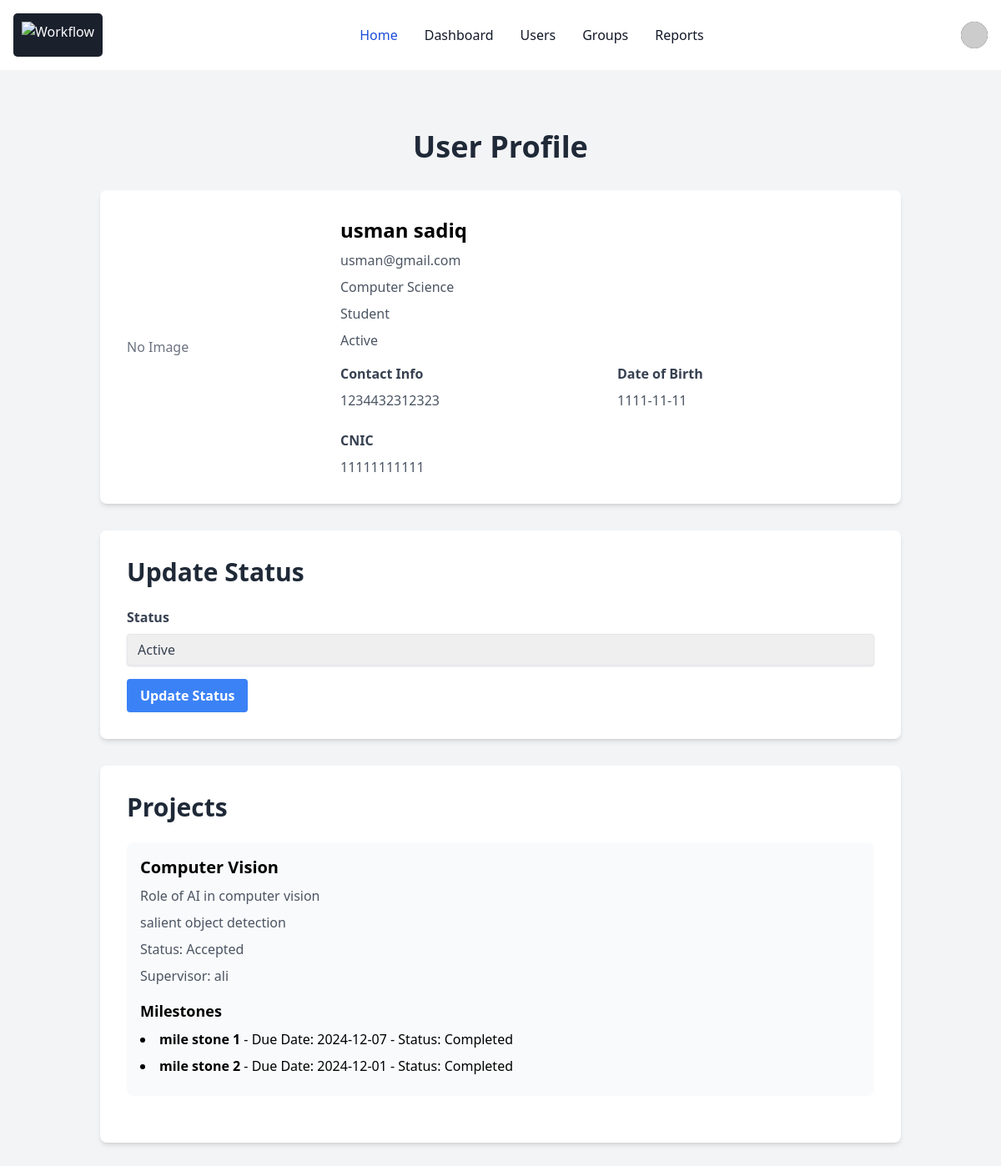
The app's page /pages/admin/profile.php?user_id=2 (signed in) with its own data.
### tables this page shows
CREATE TABLE `users` (
  `UserID` int(11) NOT NULL,
  `Username` varchar(50) NOT NULL,
  `Email` varchar(100) NOT NULL,
  `PasswordHash` varchar(255) NOT NULL,
  `StudentID` varchar(20) DEFAULT NULL,
  `DepartmentID` int(11) DEFAULT NULL,
  `RoleID` int(11) DEFAULT NULL,
  `StatusID` int(11) DEFAULT NULL,
  `CreatedAt` timestamp NOT NULL DEFAULT current_timestamp(),
  `UpdatedAt` timestamp NOT NULL DEFAULT current_timestamp() ON UPDATE current_timestamp(),
  `GroupCount` int(11) DEFAULT 0
);

CREATE TABLE `profile` (
  `ProfileID` int(11) NOT NULL,
  `UserID` int(11) NOT NULL,
  `FirstName` varchar(100) DEFAULT NULL,
  `LastName` varchar(100) DEFAULT NULL,
  `ContactInfo` varchar(100) DEFAULT NULL,
  `DOB` date DEFAULT NULL,
  `CNIC` varchar(20) DEFAULT NULL,
  `ProfileImage` varchar(255) DEFAULT 'https://via.placeholder.com/250',
  `gender` varchar(10) DEFAULT NULL
);

CREATE TABLE `departments` (
  `DepartmentID` int(11) NOT NULL,
  `DepartmentName` varchar(255) NOT NULL
);

CREATE TABLE `roles` (
  `RoleID` int(11) NOT NULL,
  `RoleName` varchar(50) NOT NULL
);

CREATE TABLE `userstatus` (
  `StatusID` int(11) NOT NULL,
  `StatusName` varchar(50) NOT NULL
);

CREATE TABLE `projects` (
  `ProjectID` int(11) NOT NULL,
  `Title` varchar(255) NOT NULL,
  `Description` text DEFAULT NULL,
  `Objectives` text DEFAULT NULL,
  `SupervisorID` int(11) DEFAULT NULL,
  `StudentID` int(11) DEFAULT NULL,
  `Status` varchar(50) DEFAULT NULL,
  `CreatedAt` timestamp NOT NULL DEFAULT current_timestamp(),
  `UpdatedAt` timestamp NOT NULL DEFAULT current_timestamp() ON UPDATE current_timestamp(),
  `GroupID` int(11) DEFAULT NULL
);

CREATE TABLE `milestones` (
  `MilestoneID` int(11) NOT NULL,
  `ProjectID` int(11) DEFAULT NULL,
  `MilestoneTitle` varchar(50) DEFAULT NULL,
  `DueDate` date DEFAULT NULL,
  `Status` varchar(50) DEFAULT NULL,
  `CreatedAt` timestamp NOT NULL DEFAULT current_timestamp(),
  `UpdatedAt` timestamp NOT NULL DEFAULT current_timestamp() ON UPDATE current_timestamp(),
  `Description` text DEFAULT NULL,
  `MaxMarks` int(11) DEFAULT 0
);

### pages/admin/profile.php (the view, shortened to what this page needs)
<?php
include '../../includes/header.php';
require '../../config/db.php';
$user_id = $_GET['user_id'];
$query = "SELECT Users.*, Departments.DepartmentName, UserStatus.StatusName, Roles.RoleName, Profile.FirstName, Profile.LastName, Profile.ContactInfo, Profile.DOB, Profile.CNIC, Profile.ProfileImage
          FROM Users
          JOIN Departments ON Users.DepartmentID = Departments.DepartmentID
          JOIN UserStatus ON Users.StatusID = UserStatus.StatusID
          JOIN Roles ON Users.RoleID = Roles.RoleID
          LEFT JOIN Profile ON Users.UserID = Profile.UserID
          WHERE Users.UserID = :user_id";
$stmt = $pdo->prepare($query);
$stmt->execute([":user_id" => $user_id]);
$user = $stmt->fetch(PDO::FETCH_ASSOC);
$projectsQuery = "SELECT Projects.ProjectID, Projects.Title, Projects.Description, Projects.Objectives, Projects.Status, Projects.SupervisorID, Users.Username AS SupervisorName
                  FROM Projects
                  JOIN Users ON Projects.SupervisorID = Users.UserID
                  WHERE Projects.StudentID = :user_id";
$projectsStmt = $pdo->prepare($projectsQuery);
$projectsStmt->execute([":user_id" => $user_id]);
$projects = $projectsStmt->fetchAll(PDO::FETCH_ASSOC);
foreach ($projects as &$project) {
    $milestonesQuery = "SELECT MilestoneID, MilestoneTitle, DueDate, Status
                        FROM Milestones
                        WHERE ProjectID = :project_id";
    $milestonesStmt = $pdo->prepare($milestonesQuery);
    $milestonesStmt->execute([":project_id" => $project['ProjectID']]);
    $project['Milestones'] = $milestonesStmt->fetchAll(PDO::FETCH_ASSOC);
}
?>
<!DOCTYPE html>
<html lang="en">
<head>
    <script src="https://cdn.tailwindcss.com"></script>
</head>
<body class="bg-gray-100">
    <div class="min-h-screen flex flex-col">
        <main class="flex-grow">
            <div class="container mx-auto p-8">
                <h1 class="text-4xl font-bold mb-8 text-center text-gray-800">User Profile</h1>
                <div class="bg-white p-8 rounded-lg shadow-md mb-8 flex flex-col md:flex-row items-center">
                    <div class="md:w-1/4 text-center md:text-left">
                        <?php
                        $profileImagePath = !empty($user['ProfileImage']) ?  '../../uploads/' . $user['ProfileImage'] : '';
                        if (!empty($profileImagePath) && file_exists($profileImagePath)) { ?>
                            <img src="<?php echo htmlspecialchars($profileImagePath); ?>" alt="Profile Image" class="w-32 h-32 rounded-full mb-4 md:mb-0">
                        <?php } else { ?>
                            <span class="text-gray-500">No Image</span>
                        <?php } ?>
                    </div>
                    <div class="md:w-3/4 pl-0 md:pl-8">
                        <h2 class="text-2xl font-bold mb-2"><?php echo htmlspecialchars($user['FirstName'] . ' ' . $user['LastName']); ?></h2>
                        <p class="text-gray-600 mb-2"><?php echo htmlspecialchars($user['Email']); ?></p>
                        <p class="text-gray-600 mb-2"><?php echo htmlspecialchars($user['DepartmentName']); ?></p>
                        <p class="text-gray-600 mb-2"><?php echo htmlspecialchars($user['RoleName']); ?></p>
                        <p class="text-gray-600 mb-2"><?php echo htmlspecialchars($user['StatusName']); ?></p>
                        <div class="grid grid-cols-2 gap-6 mt-4">
                            <div>
                                <label class="block text-gray-700 font-bold mb-2">Contact Info</label>
                                <p class="text-gray-600"><?php echo htmlspecialchars($user['ContactInfo']); ?></p>
                            </div>
                            <div>
                                <label class="block text-gray-700 font-bold mb-2">Date of Birth</label>
                                <p class="text-gray-600"><?php echo htmlspecialchars($user['DOB']); ?></p>
                            </div>
                            <div>
                                <label class="block text-gray-700 font-bold mb-2">CNIC</label>
                                <p class="text-gray-600"><?php echo htmlspecialchars($user['CNIC']); ?></p>
                            </div>
                        </div>
                    </div>
                </div>
                <div class="bg-white p-8 rounded-lg shadow-md mb-8">
                    <h2 class="text-3xl font-bold mb-6 text-gray-800">Update Status</h2>
                    <form method="POST" action="profile.php?user_id=<?php echo $user['UserID']; ?>">
                        <div class="mb-4">
                            <label for="status_id" class="block text-gray-700 font-bold mb-2">Status</label>
                            <select id="status_id" name="status_id" class="shadow appearance-none border rounded w-full py-2 px-3 text-gray-700 leading-tight focus:outline-none focus:shadow-outline">
                                <?php
                                $statusQuery = "SELECT StatusID, StatusName FROM UserStatus";
                                $statusStmt = $pdo->prepare($statusQuery);
                                $statusStmt->execute();
                                $statuses = $statusStmt->fetchAll(PDO::FETCH_ASSOC);
                                foreach ($statuses as $status) {
                                    if ($status['StatusName'] === 'Approved') {
                                        continue;
                                    }
                                    $selected = ($status['StatusID'] == $user['StatusID']) ? 'selected' : '';
                                    if ($user['StatusID'] == 4 && $status['StatusID'] == 5) {
                                        echo "<option value='" . $status['StatusID'] . "' " . $selected . ">" . htmlspecialchars($status['StatusName']) . "</option>";
                                    } elseif ($user['StatusID'] == 3 && $status['StatusID'] == 5) {
                                        echo "<option value='" . $status['StatusID'] . "' " . $selected . ">" . htmlspecialchars($status['StatusName']) . "</option>";
                                    } elseif ($user['StatusID'] == 1 && $status['StatusID'] == 5) {
                                        echo "<option value='" . $status['StatusID'] . "' " . $selected . ">" . htmlspecialchars($status['StatusName']) . "</option>";
                                    } elseif ($user['StatusID'] == 1 && $status['StatusID'] == 3) {
                                        echo "<option value='" . $status['StatusID'] . "' " . $selected . ">" . htmlspecialchars($status['StatusName']) . "</option>";
                                    } elseif ($user['StatusID'] == 5 && $status['StatusID'] == 4) {
                                        echo "<option value='" . $status['StatusID'] . "' " . $selected . ">" . htmlspecialchars($status['StatusName']) . "</option>";
                                    } elseif ($user['StatusID'] == 5 && $status['StatusID'] == 3) {
                                        echo "<option value='" . $status['StatusID'] . "' " . $selected . ">" . htmlspecialchars($status['StatusName']) . "</option>";
                                    } else {
                                        echo "<option value='" . $status['StatusID'] . "' " . $selected . " disabled>" . htmlspecialchars($status['StatusName']) . "</option>";
                                    }
                                }
                                ?>
                            </select>
                        </div>
                        <button type="submit" class="bg-blue-500 hover:bg-blue-700 text-white font-bold py-2 px-4 rounded focus:outline-none focus:shadow-outline">
                            Update Status
                        </button>
                    </form>
                </div>
                <div class="bg-white p-8 rounded-lg shadow-md mb-8">
                    <h2 class="text-3xl font-bold mb-6 text-gray-800">Projects</h2>
                    <?php if (empty($projects)) { ?>
                        <p class="text-red-500 text-center">No projects found.</p>
                    <?php } else { ?>
                        <?php foreach ($projects as $project) { ?>
                            <div class="mb-6 p-4 bg-gray-50 rounded-lg">
                                <h3 class="text-xl font-bold mb-2"><?php echo htmlspecialchars($project['Title']); ?></h3>
                                <p class="text-gray-600 mb-2"><?php echo htmlspecialchars($project['Description']); ?></p>
                                <p class="text-gray-600 mb-2"><?php echo htmlspecialchars($project['Objectives']); ?></p>
                                <p class="text-gray-600 mb-2">Status: <?php echo htmlspecialchars($project['Status']); ?></p>
                                <p class="text-gray-600 mb-2">Supervisor: <?php echo htmlspecialchars($project['SupervisorName']); ?></p>
                                <div class="mt-4">
                                    <h4 class="text-lg font-bold mb-2">Milestones</h4>
                                    <?php if (empty($project['Milestones'])) { ?>
                                        <p class="text-red-500">No milestones found.</p>
                                    <?php } else { ?>
                                        <ul class="list-disc list-inside">
                                            <?php foreach ($project['Milestones'] as $milestone) { ?>
                                                <li class="mb-2">
                                                    <strong><?php echo htmlspecialchars($milestone['MilestoneTitle']); ?></strong> - Due Date: <?php echo htmlspecialchars($milestone['DueDate']); ?> - Status: <?php echo htmlspecialchars($milestone['Status']); ?>
                                                </li>
                                            <?php } ?>
                                        </ul>
                                    <?php } ?>
                                </div>
                            </div>
                        <?php } ?>
                    <?php } ?>
                </div>
            </div>
        </main>
        <?php include '../../includes/footer.php'; ?>
    </div>
</body>
</html>

### records on screen
users: profile.FirstName+LastName "usman sadiq", Email "usman@gmail.com", DepartmentID.DepartmentName "Computer Science", RoleID.RoleName "Student", StatusID.StatusName "Active", profile.ContactInfo "1234432312323", profile.DOB "1111-11-11", profile.CNIC "11111111111"
projects: Title "Computer Vision", Description "Role of AI in computer vision", Objectives "salient object detection", Status "Accepted", SupervisorID.Username "ali"
milestones: MilestoneTitle "mile stone 1", DueDate "2024-12-07", Status "Completed"
milestones: MilestoneTitle "mile stone 2", DueDate "2024-12-01", Status "Completed"

### other values on screen
form field status_id "Active"
